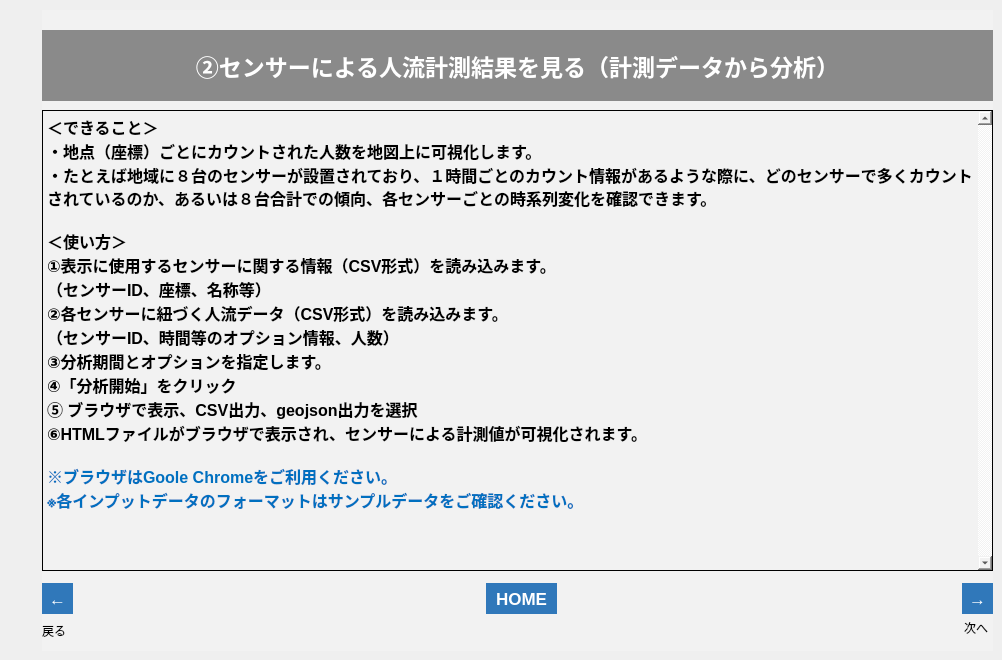
   <widget class="QWidget" name="tab_10">
    <attribute name="title">
     <string>002_1</string>
    </attribute>
    <widget class="QFrame" name="frame_11">
     <property name="geometry">
      <rect>
       <x>42</x>
       <y>10</y>
       <width>951</width>
       <height>641</height>
      </rect>
     </property>
     <property name="styleSheet">
      <string notr="true">background-color: rgb(242, 242, 242);</string>
     </property>
     <property name="frameShape">
      <enum>QFrame::NoFrame</enum>
     </property>
     <property name="frameShadow">
      <enum>QFrame::Plain</enum>
     </property>
     <property name="lineWidth">
      <number>0</number>
     </property>
     <widget class="QLabel" name="label_67">
      <property name="geometry">
       <rect>
        <x>922</x>
        <y>610</y>
        <width>31</width>
        <height>16</height>
       </rect>
      </property>
      <property name="text">
       <string>次へ</string>
      </property>
     </widget>
     <widget class="QLabel" name="label_68">
      <property name="geometry">
       <rect>
        <x>0</x>
        <y>610</y>
        <width>50</width>
        <height>21</height>
       </rect>
      </property>
      <property name="text">
       <string>戻る</string>
      </property>
     </widget>
     <widget class="QToolButton" name="btn_002_1_n">
      <property name="geometry">
       <rect>
        <x>920</x>
        <y>573</y>
        <width>31</width>
        <height>31</height>
       </rect>
      </property>
      <property name="font">
       <font>
        <pointsize>13</pointsize>
        <weight>75</weight>
        <bold>true</bold>
       </font>
      </property>
      <property name="styleSheet">
       <string notr="true">background-color: rgb(48,120,186);
color: rgb(255, 255, 255);
border: none;</string>
      </property>
      <property name="text">
       <string>→</string>
      </property>
     </widget>
     <widget class="QToolButton" name="btn_002_1_b">
      <property name="geometry">
       <rect>
        <x>0</x>
        <y>573</y>
        <width>31</width>
        <height>31</height>
       </rect>
      </property>
      <property name="font">
       <font>
        <pointsize>13</pointsize>
        <weight>75</weight>
        <bold>true</bold>
       </font>
      </property>
      <property name="styleSheet">
       <string notr="true">background-color: rgb(48,120,186);
color: rgb(255, 255, 255);
border: none;</string>
      </property>
      <property name="text">
       <string>←</string>
      </property>
     </widget>
     <widget class="QLabel" name="label_69">
      <property name="geometry">
       <rect>
        <x>0</x>
        <y>20</y>
        <width>951</width>
        <height>71</height>
       </rect>
      </property>
      <property name="font">
       <font>
        <family>游ゴシック</family>
        <pointsize>17</pointsize>
        <weight>75</weight>
        <bold>true</bold>
       </font>
      </property>
      <property name="styleSheet">
       <string notr="true">background-color: rgb(138, 138, 138);
color: rgb(255, 255, 255);</string>
      </property>
      <property name="text">
       <string>②センサーによる人流計測結果を見る（計測データから分析）</string>
      </property>
      <property name="alignment">
       <set>Qt::AlignCenter</set>
      </property>
     </widget>
     <widget class="QToolButton" name="btn_home_7">
      <property name="geometry">
       <rect>
        <x>444</x>
        <y>573</y>
        <width>71</width>
        <height>31</height>
       </rect>
      </property>
      <property name="font">
       <font>
        <pointsize>13</pointsize>
        <weight>75</weight>
        <bold>true</bold>
       </font>
      </property>
      <property name="styleSheet">
       <string notr="true">background-color: rgb(48,120,186);
color: rgb(255, 255, 255);
border: none;</string>
      </property>
      <property name="text">
       <string>HOME</string>
      </property>
     </widget>
     <widget class="QTextEdit" name="textEdit_2">
      <property name="geometry">
       <rect>
        <x>0</x>
        <y>100</y>
        <width>951</width>
        <height>461</height>
       </rect>
      </property>
      <property name="palette">
       <palette>
        <active>
         <colorrole role="Button">
          <brush brushstyle="SolidPattern">
           <color alpha="255">
            <red>242</red>
            <green>242</green>
            <blue>242</blue>
           </color>
          </brush>
         </colorrole>
         <colorrole role="Base">
          <brush brushstyle="SolidPattern">
           <color alpha="255">
            <red>242</red>
            <green>242</green>
            <blue>242</blue>
           </color>
          </brush>
         </colorrole>
         <colorrole role="Window">
          <brush brushstyle="SolidPattern">
           <color alpha="255">
            <red>242</red>
            <green>242</green>
            <blue>242</blue>
           </color>
          </brush>
         </colorrole>
         <colorrole role="Highlight">
          <brush brushstyle="SolidPattern">
           <color alpha="255">
            <red>143</red>
            <green>201</green>
            <blue>247</blue>
           </color>
          </brush>
         </colorrole>
        </active>
        <inactive>
         <colorrole role="Button">
          <brush brushstyle="SolidPattern">
           <color alpha="255">
            <red>242</red>
            <green>242</green>
            <blue>242</blue>
           </color>
          </brush>
         </colorrole>
         <colorrole role="Base">
          <brush brushstyle="SolidPattern">
           <color alpha="255">
            <red>242</red>
            <green>242</green>
            <blue>242</blue>
           </color>
          </brush>
         </colorrole>
         <colorrole role="Window">
          <brush brushstyle="SolidPattern">
           <color alpha="255">
            <red>242</red>
            <green>242</green>
            <blue>242</blue>
           </color>
          </brush>
         </colorrole>
         <colorrole role="Highlight">
          <brush brushstyle="SolidPattern">
           <color alpha="255">
            <red>143</red>
            <green>201</green>
            <blue>247</blue>
           </color>
          </brush>
         </colorrole>
        </inactive>
        <disabled>
         <colorrole role="Button">
          <brush brushstyle="SolidPattern">
           <color alpha="255">
            <red>242</red>
            <green>242</green>
            <blue>242</blue>
           </color>
          </brush>
         </colorrole>
         <colorrole role="Base">
          <brush brushstyle="SolidPattern">
           <color alpha="255">
            <red>242</red>
            <green>242</green>
            <blue>242</blue>
           </color>
          </brush>
         </colorrole>
         <colorrole role="Window">
          <brush brushstyle="SolidPattern">
           <color alpha="255">
            <red>242</red>
            <green>242</green>
            <blue>242</blue>
           </color>
          </brush>
         </colorrole>
         <colorrole role="Highlight">
          <brush brushstyle="SolidPattern">
           <color alpha="255">
            <red>143</red>
            <green>201</green>
            <blue>247</blue>
           </color>
          </brush>
         </colorrole>
        </disabled>
       </palette>
      </property>
      <property name="font">
       <font>
        <pointsize>14</pointsize>
       </font>
      </property>
      <property name="styleSheet">
       <string notr="true">selection-background-color: rgb(143, 201, 247);</string>
      </property>
      <property name="frameShape">
       <enum>QFrame::Panel</enum>
      </property>
      <property name="frameShadow">
       <enum>QFrame::Plain</enum>
      </property>
      <property name="verticalScrollBarPolicy">
       <enum>Qt::ScrollBarAlwaysOn</enum>
      </property>
      <property name="readOnly">
       <bool>true</bool>
      </property>
      <property name="html">
       <string>&lt;!DOCTYPE HTML PUBLIC &quot;-//W3C//DTD HTML 4.0//EN&quot; &quot;http://www.w3.org/TR/REC-html40/strict.dtd&quot;&gt;
&lt;html&gt;&lt;head&gt;&lt;meta name=&quot;qrichtext&quot; content=&quot;1&quot; /&gt;&lt;style type=&quot;text/css&quot;&gt;
p, li { white-space: pre-wrap; }
&lt;/style&gt;&lt;/head&gt;&lt;body style=&quot; font-family:'MS UI Gothic'; font-size:14pt; font-weight:400; font-style:normal;&quot;&gt;
&lt;p style=&quot; margin-top:0px; margin-bottom:0px; margin-left:0px; margin-right:0px; -qt-block-indent:0; text-indent:0px;&quot;&gt;&lt;span style=&quot; font-family:'游ゴシック'; font-size:12pt; font-weight:600; color:#000000;&quot;&gt;＜できること＞&lt;/span&gt;&lt;span style=&quot; font-size:12pt;&quot;&gt; &lt;/span&gt;&lt;/p&gt;
&lt;p style=&quot; margin-top:0px; margin-bottom:0px; margin-left:0px; margin-right:0px; -qt-block-indent:0; text-indent:0px;&quot;&gt;&lt;span style=&quot; font-family:'游ゴシック'; font-size:12pt; font-weight:600; color:#000000;&quot;&gt;・地点（座標）ごとにカウントされた人数を地図上に可視化します。&lt;/span&gt;&lt;span style=&quot; font-size:12pt;&quot;&gt; &lt;/span&gt;&lt;/p&gt;
&lt;p style=&quot; margin-top:0px; margin-bottom:0px; margin-left:0px; margin-right:0px; -qt-block-indent:0; text-indent:0px;&quot;&gt;&lt;span style=&quot; font-family:'游ゴシック'; font-size:12pt; font-weight:600; color:#000000;&quot;&gt;・たとえば地域に８台のセンサーが設置されており、１時間ごとのカウント情報があるような際に、どのセンサーで多くカウントされているのか、あるいは８台合計での傾向、各センサーごとの時系列変化を確認できます。&lt;/span&gt;&lt;span style=&quot; font-size:12pt;&quot;&gt; &lt;/span&gt;&lt;/p&gt;
&lt;p style=&quot;-qt-paragraph-type:empty; margin-top:0px; margin-bottom:0px; margin-left:0px; margin-right:0px; -qt-block-indent:0; text-indent:0px; font-size:12pt;&quot;&gt;&lt;br /&gt;&lt;/p&gt;
&lt;p style=&quot; margin-top:0px; margin-bottom:0px; margin-left:0px; margin-right:0px; -qt-block-indent:0; text-indent:0px;&quot;&gt;&lt;span style=&quot; font-family:'游ゴシック'; font-size:12pt; font-weight:600; color:#000000;&quot;&gt;＜使い方＞&lt;/span&gt;&lt;span style=&quot; font-size:12pt;&quot;&gt; &lt;/span&gt;&lt;/p&gt;
&lt;p style=&quot; margin-top:0px; margin-bottom:0px; margin-left:0px; margin-right:0px; -qt-block-indent:0; text-indent:0px;&quot;&gt;&lt;span style=&quot; font-family:'游ゴシック'; font-size:12pt; font-weight:600; color:#000000;&quot;&gt;①表示に使用するセンサーに関する情報（CSV形式）を読み込みます。&lt;/span&gt;&lt;span style=&quot; font-size:12pt;&quot;&gt; &lt;/span&gt;&lt;/p&gt;
&lt;p style=&quot; margin-top:0px; margin-bottom:0px; margin-left:0px; margin-right:0px; -qt-block-indent:0; text-indent:0px;&quot;&gt;&lt;span style=&quot; font-family:'游ゴシック'; font-size:12pt; font-weight:600; color:#000000;&quot;&gt;（センサーID、座標、名称等）&lt;/span&gt;&lt;span style=&quot; font-size:12pt;&quot;&gt; &lt;/span&gt;&lt;/p&gt;
&lt;p style=&quot; margin-top:0px; margin-bottom:0px; margin-left:0px; margin-right:0px; -qt-block-indent:0; text-indent:0px;&quot;&gt;&lt;span style=&quot; font-family:'游ゴシック'; font-size:12pt; font-weight:600; color:#000000;&quot;&gt;②各センサーに紐づく人流データ（CSV形式）を読み込みます。&lt;/span&gt;&lt;span style=&quot; font-size:12pt;&quot;&gt; &lt;/span&gt;&lt;/p&gt;
&lt;p style=&quot; margin-top:0px; margin-bottom:0px; margin-left:0px; margin-right:0px; -qt-block-indent:0; text-indent:0px;&quot;&gt;&lt;span style=&quot; font-family:'游ゴシック'; font-size:12pt; font-weight:600; color:#000000;&quot;&gt;（センサーID、時間等のオプション情報、人数）&lt;/span&gt;&lt;span style=&quot; font-size:12pt;&quot;&gt; &lt;/span&gt;&lt;/p&gt;
&lt;p style=&quot; margin-top:0px; margin-bottom:0px; margin-left:0px; margin-right:0px; -qt-block-indent:0; text-indent:0px;&quot;&gt;&lt;span style=&quot; font-family:'游ゴシック'; font-size:12pt; font-weight:600; color:#000000;&quot;&gt;③分析期間とオプションを指定します。&lt;/span&gt;&lt;span style=&quot; font-size:12pt;&quot;&gt; &lt;/span&gt;&lt;/p&gt;
&lt;p style=&quot; margin-top:0px; margin-bottom:0px; margin-left:0px; margin-right:0px; -qt-block-indent:0; text-indent:0px;&quot;&gt;&lt;span style=&quot; font-family:'游ゴシック'; font-size:12pt; font-weight:600; color:#000000;&quot;&gt;④「分析開始」をクリック&lt;/span&gt;&lt;span style=&quot; font-size:12pt;&quot;&gt; &lt;/span&gt;&lt;/p&gt;
&lt;p style=&quot; margin-top:0px; margin-bottom:0px; margin-left:0px; margin-right:0px; -qt-block-indent:0; text-indent:0px;&quot;&gt;&lt;span style=&quot; font-family:'游ゴシック'; font-size:12pt; font-weight:600; color:#000000;&quot;&gt;⑤ ブラウザで表示、CSV出力、geojson出力を選択&lt;/span&gt;&lt;span style=&quot; font-size:12pt;&quot;&gt; &lt;/span&gt;&lt;/p&gt;
&lt;p style=&quot; margin-top:0px; margin-bottom:0px; margin-left:0px; margin-right:0px; -qt-block-indent:0; text-indent:0px;&quot;&gt;&lt;span style=&quot; font-family:'游ゴシック'; font-size:12pt; font-weight:600; color:#000000;&quot;&gt;⑥HTMLファイルがブラウザで表示され、センサーによる計測値が可視化されます。&lt;/span&gt;&lt;/p&gt;
&lt;p style=&quot; margin-top:0px; margin-bottom:0px; margin-left:0px; margin-right:0px; -qt-block-indent:0; text-indent:0px;&quot;&gt;&lt;span style=&quot; font-size:12pt;&quot;&gt; &lt;/span&gt;&lt;/p&gt;
&lt;p style=&quot; margin-top:0px; margin-bottom:0px; margin-left:0px; margin-right:0px; -qt-block-indent:0; text-indent:0px;&quot;&gt;&lt;span style=&quot; font-family:'游ゴシック'; font-size:12pt; font-weight:600; color:#0070c0;&quot;&gt;※ブラウザはGoole Chromeをご利用ください。&lt;/span&gt;&lt;span style=&quot; font-size:12pt;&quot;&gt; &lt;/span&gt;&lt;/p&gt;
&lt;p style=&quot; margin-top:0px; margin-bottom:0px; margin-left:0px; margin-right:0px; -qt-block-indent:0; text-indent:0px;&quot;&gt;&lt;span style=&quot; font-family:'游ゴシック'; font-size:12pt; font-weight:600; color:#0070c0;&quot;&gt;※各インプットデータのフォーマットはサンプルデータをご確認ください。&lt;/span&gt;&lt;span style=&quot; font-size:12pt;&quot;&gt; &lt;/span&gt;&lt;/p&gt;&lt;/body&gt;&lt;/html&gt;</string>
      </property>
     </widget>
    </widget>
   </widget>
